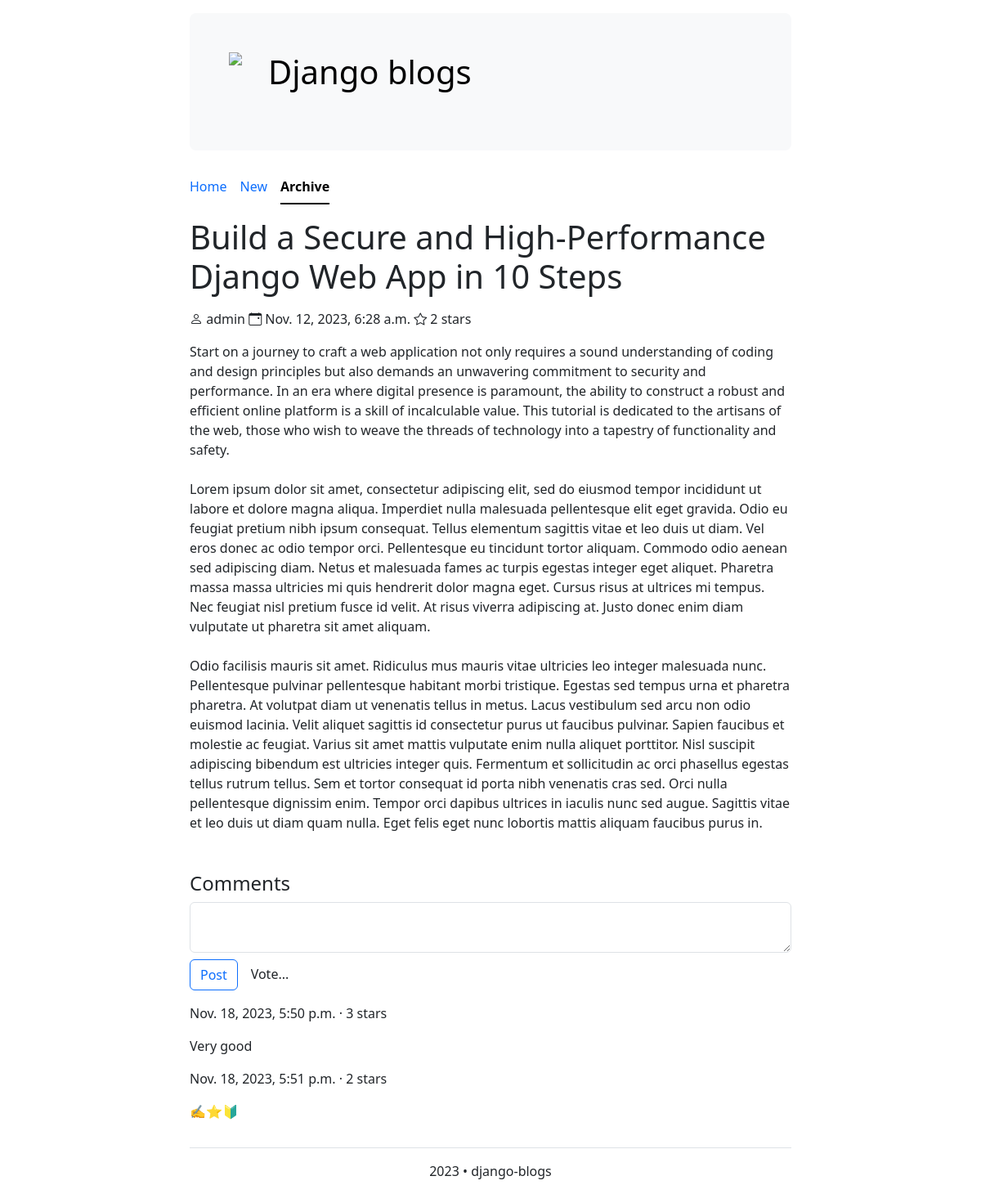
The app's page /post/6/detail with its own data.
### post/models.py (models this page shows, shortened)
class Post(models.Model):
    title = models.CharField(max_length=100)
    author = models.ForeignKey(
        "auth.User",
        on_delete=models.CASCADE,
    )
    body = models.TextField()
    created_at = models.DateTimeField(auto_now=True)
    def stars(self):
        comments = self.post_comment.all()
        sum_user_star = 0
        total_user_stars = len(comments)
        if total_user_stars > 0:
            for comment in comments:
                sum_user_star += comment.user_rating
            return sum_user_star // total_user_stars
        else:
            return 0

class Comment(models.Model):
    comment_text = models.CharField(max_length=100)
    user_rating = models.IntegerField()
    commented_post = models.ForeignKey(
        Post, on_delete=models.CASCADE, related_name="post_comment"
    )
    is_approved = models.BooleanField()
    date_created = models.DateTimeField(auto_now=True)

### post/views.py (the view)
# urls.py: path("<int:pk>/detail", PostDetailView.as_view(), name="post_detail"),
class PostDetailView(DetailView):
    model = Post
    context_object_name = "post"
    template_name = "post_detail.html"
    def get_context_data(self, **kwargs):
        context = super().get_context_data()
        context["name"] = "post_list"
        return context

### post/templates/post_detail.html (shortened to what this page needs)
{% extends 'main_layout.html' %}
{% block content %}
    <h1 class="my-3">{{ post.title }}</h1>
    <p>
        <i class="bi bi-person"></i> {{ post.author }}
        <i class="bi bi-calendar-event"></i> {{ post.created_at }}
        <i class="bi bi-star"></i> {{ post.stars }} stars</p>
    <p>{{ post.body|safe }}</p>
    <a name="comment"><h4 class="mt-5">Comments</h4></a>
    <form action="{% url 'add_post_comment' post.id %}" method="post" class="pb-3">
        <div class="row g-3">
            <div class="col">
                <textarea class="form-control" name="comment" id="" rows="2"></textarea>
            </div>
        </div>
        <div class="row g-3 pt-2">
            <div class="col-1">
                <input type="submit" value="Post" class="btn btn-outline-primary" required="required">
            </div>
            <div class="col-3">
                <select name="user_star" class="form-control" style="border: 0" required="required">
                    <option selected>Vote...</option>
                </select>
            </div>
        </div>
    </form>
    {% for comment in post.post_comment.all %}
        {% if comment.is_approved == True %}
            <div>
                <p>{{ comment.date_created }} · {{ comment.user_rating }} stars</p>
                <p>{{ comment.comment_text }}</p>
            </div>
        {% endif %}
    {% empty %}
        <div>
            <p class="pt-3 text-center">No Comment</p>
        </div>
    {% endfor %}
{% endblock %}

### records on screen
Post: title "Build a Secure and High-Performance Django Web App in 10 Steps", author "admin", created_at "Nov. 12, 2023, 6:28 a.m.", stars "2", body "Start on a journey to craft a web application not only requires a sound understanding of coding and design principles but also demands an unwavering commitment to security and performance. In an era where digital presence is paramount, the ability to construct a robust and efficient online platform is a skill of incalculable value. This tutorial is dedicated to the artisans of the web, those who wish to weave the threads of technology into a tapestry of functionality and safety. Lorem ipsum dolor sit amet, consectetur adipiscing elit, sed do eiusmod tempor incididunt ut labore et dolore magna aliqua. Imperdiet nulla malesuada pellentesque elit eget gravida. Odio eu feugiat pretium nibh…"
Comment: date_created "Nov. 18, 2023, 5:50 p.m.", user_rating "3", comment_text "Very good"
Comment: date_created "Nov. 18, 2023, 5:51 p.m.", user_rating "2", comment_text "✍️⭐🔰"
